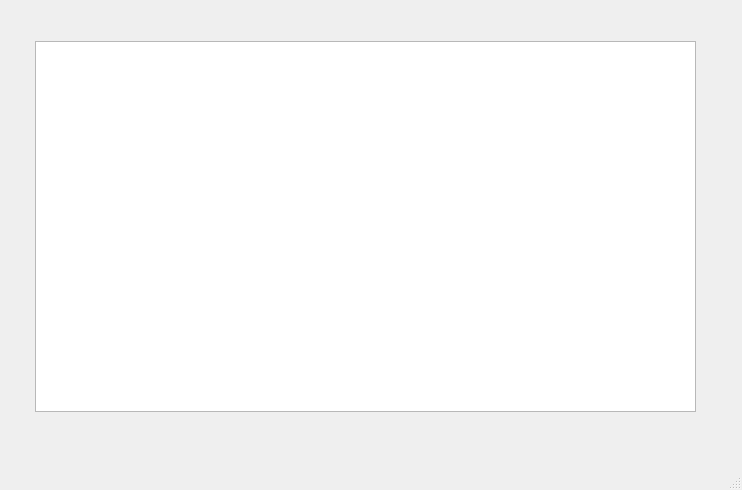
<?xml version="1.0" encoding="UTF-8"?>
<ui version="4.0">
 <class>SearchResultWindow</class>
 <widget class="QMainWindow" name="SearchResultWindow">
  <property name="geometry">
   <rect>
    <x>0</x>
    <y>0</y>
    <width>742</width>
    <height>490</height>
   </rect>
  </property>
  <property name="windowTitle">
   <string>MainWindow</string>
  </property>
  <widget class="QWidget" name="centralwidget">
   <widget class="QTableView" name="tableView">
    <property name="geometry">
     <rect>
      <x>35</x>
      <y>41</y>
      <width>661</width>
      <height>371</height>
     </rect>
    </property>
   </widget>
  </widget>
  <widget class="QMenuBar" name="menubar">
   <property name="geometry">
    <rect>
     <x>0</x>
     <y>0</y>
     <width>742</width>
     <height>26</height>
    </rect>
   </property>
  </widget>
  <widget class="QStatusBar" name="statusbar"/>
 </widget>
 <resources/>
 <connections/>
</ui>
